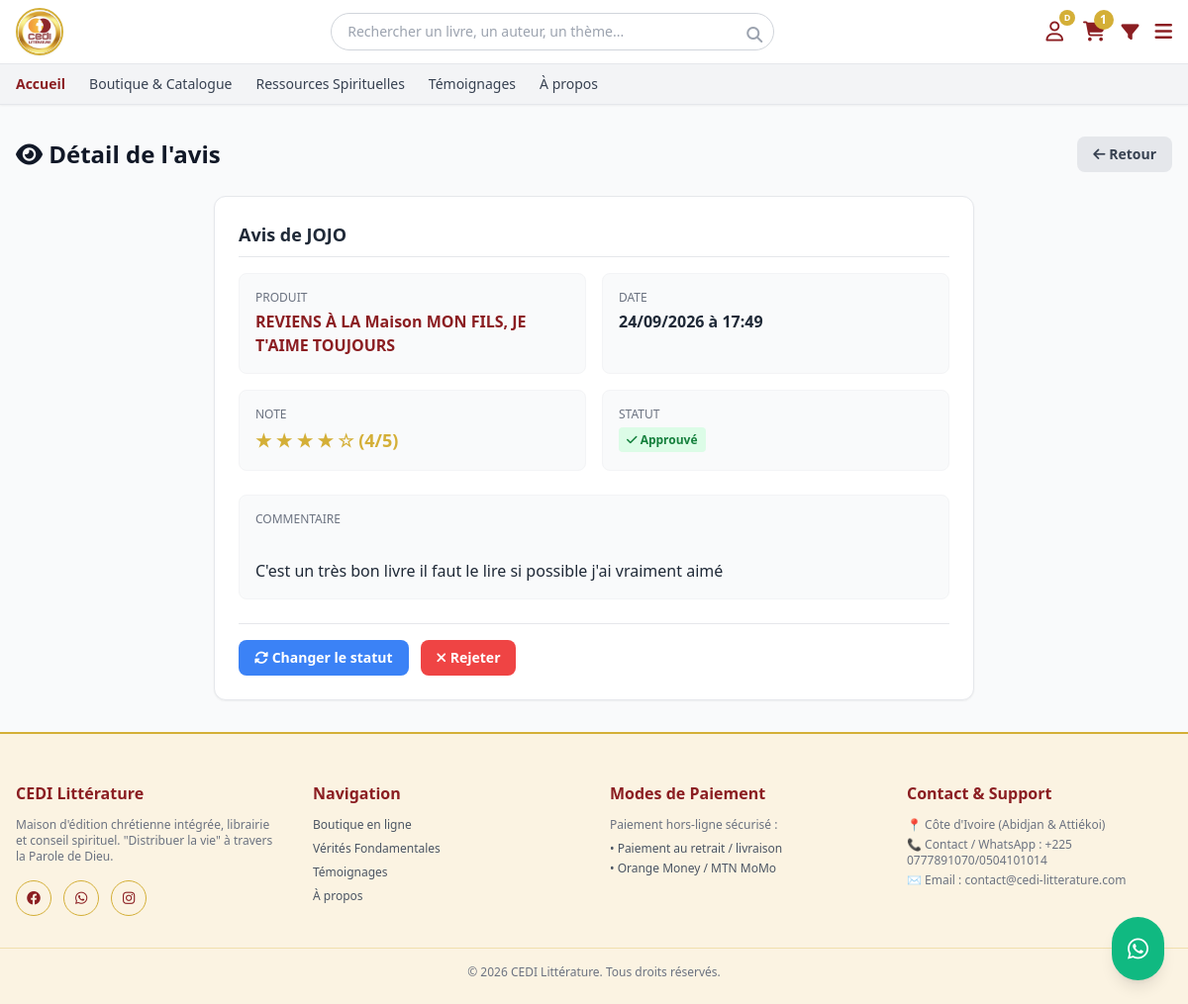
The page /admin_avis/detail/1/ (signed in) on the database its author committed.
### appcedi/models.py (models this page shows, shortened)
class AvisClient(models.Model):
    STATUT_CHOICES = [
        ('en_attente', 'En attente'),
        ('approuve', 'Approuvé'),
        ('rejete', 'Rejeté'),
    ]
    produit = models.ForeignKey('Produit', on_delete=models.CASCADE, related_name='avis')
    utilisateur = models.ForeignKey(User, on_delete=models.CASCADE)
    note = models.PositiveSmallIntegerField(default=5)  # 1 à 5
    commentaire = models.TextField(blank=True, null=True)
    statut = models.CharField(max_length=20, choices=STATUT_CHOICES, default='approuve')
    date_creation = models.DateTimeField(auto_now_add=True)

class Produit(models.Model):
    TYPES = (('livre', 'Livre'), ('bible', 'Bible'), ('cd', 'CD'), ('cadeau', 'Cadeau'))
    titre = models.CharField(max_length=255)
    auteur = models.CharField(max_length=255, blank=True, null=True)
    editeur = models.CharField(max_length=255, blank=True, null=True)
    isbn = models.CharField(max_length=20, blank=True, null=True)
    description = models.TextField()
    nombre_pages = models.PositiveIntegerField(blank=True, null=True, verbose_name="Nombre de pages")
    prix = models.IntegerField()
    poids = models.FloatField(blank=True, null=True)
    type_produit = models.CharField(max_length=20, choices=TYPES, default='livre')
    est_edition_cedi = models.BooleanField(default=False)
    quantite_stock = models.IntegerField(default=0)
    seuil_alerte = models.IntegerField(default=3)
    statut = models.BooleanField(default=True)
    categories = models.ManyToManyField(Categorie, through='ProduitCategorie', blank=True)

### appcedi/views.py (the view)
# urls.py: path('admin_avis/detail/<int:pk>/', views.detail_avis, name='detail_avis'),
@login_required
@user_passes_test(est_admin_ou_gestionnaire)
def detail_avis(request, pk):
    avis = get_object_or_404(AvisClient, pk=pk)
    return render(request, 'appcedi/admin/detail_avis.html', {'avis': avis})

### appcedi/context_processors.py (called while the page is built, shortened)
def panier_context(request):
    panier = None
    nombre_articles = 0
    souhaits_ids = []
    if request.user.is_authenticated:
        try:
            panier = Panier.objects.get(utilisateur=request.user)
        except Panier.DoesNotExist:
            pass
        souhaits_ids = list(ListeSouhaits.objects.filter(utilisateur=request.user).values_list('produit_id', flat=True))
    if panier:
        nombre_articles = sum(article.quantite for article in panier.articles.all())
    return {
        'nombre_articles_panier': nombre_articles,
        'categories_menu': Categorie.objects.all(),
        'souhaits_ids': souhaits_ids, # 👈 Ajouté ici
    }

### appcedi/views.py (called while the page is built)
def est_admin_ou_gestionnaire(user):
    return user.is_superuser or (hasattr(user, 'role') and user.role in ['admin', 'gestionnaire_stock'])

### templates/appcedi/admin/detail_avis.html (shortened to what this page needs)
{% extends 'appcedi/admin/base_admin.html' %}
{% block admin_title %}<i class="fa-solid fa-eye"></i> Détail de l'avis{% endblock %}
{% block admin_actions %}
<a href="{% url 'liste_avis' %}" class="bg-gray-200 text-gray-700 px-4 py-2 rounded-lg hover:bg-gray-300 transition text-sm font-bold">
    <i class="fa-solid fa-arrow-left"></i> Retour
</a>
{% endblock %}
{% block admin_content %}
<div class="bg-white rounded-xl shadow-sm border border-gray-200 p-6 max-w-3xl mx-auto">
    <h2 class="text-lg font-bold text-gray-800 mb-4 border-b pb-2">Avis de {{ avis.utilisateur.username }}</h2>
    <div class="grid grid-cols-1 sm:grid-cols-2 gap-4 mb-6">
        <div class="bg-gray-50 p-4 rounded-lg border border-gray-100">
            <span class="text-xs text-gray-500 uppercase block mb-1">Produit</span>
            <a href="{% url 'detail_produit' avis.produit.pk %}" target="_blank" class="font-bold text-cediRed hover:underline">
                {{ avis.produit.titre }}
            </a>
        </div>
        <div class="bg-gray-50 p-4 rounded-lg border border-gray-100">
            <span class="text-xs text-gray-500 uppercase block mb-1">Date</span>
            <span class="font-bold text-gray-800">{{ avis.date_creation|date:"d/m/Y à H:i" }}</span>
        </div>
        <div class="bg-gray-50 p-4 rounded-lg border border-gray-100">
            <span class="text-xs text-gray-500 uppercase block mb-1">Note</span>
            <span class="font-bold text-cediGold text-lg">
                {% for i in "12345"|make_list %}
                    {% if forloop.counter <= avis.note %}★{% else %}☆{% endif %}
                {% endfor %}
                ({{ avis.note }}/5)
            </span>
        </div>
        <div class="bg-gray-50 p-4 rounded-lg border border-gray-100">
            <span class="text-xs text-gray-500 uppercase block mb-1">Statut</span>
            {% if avis.statut == 'approuve' %}
                <span class="bg-green-100 text-green-700 px-2 py-1 rounded text-xs font-bold"><i class="fa-solid fa-check"></i> Approuvé</span>
            {% elif avis.statut == 'rejete' %}
                <span class="bg-red-100 text-red-700 px-2 py-1 rounded text-xs font-bold"><i class="fa-solid fa-xmark"></i> Rejeté</span>
            {% else %}
                <span class="bg-orange-100 text-orange-700 px-2 py-1 rounded text-xs font-bold"><i class="fa-solid fa-hourglass-half"></i> En attente</span>
            {% endif %}
        </div>
    </div>
    <div class="bg-gray-50 p-4 rounded-lg border border-gray-100 mb-6">
        <span class="text-xs text-gray-500 uppercase block mb-2">Commentaire</span>
        <p class="text-gray-800 whitespace-pre-line">
            {{ avis.commentaire|default:"(Aucun commentaire fourni)" }}
        </p>
    </div>
    <div class="flex flex-wrap gap-3 pt-4 border-t">
        <a href="{% url 'changer_statut_avis' avis.id %}" class="bg-blue-500 text-white px-4 py-2 rounded-lg hover:bg-blue-600 text-sm font-bold">
            <i class="fa-solid fa-rotate"></i> Changer le statut
        </a>
        {% if avis.statut != 'rejete' %}
            <a href="{% url 'rejeter_avis' avis.id %}" class="bg-red-500 text-white px-4 py-2 rounded-lg hover:bg-red-600 text-sm font-bold">
                <i class="fa-solid fa-xmark"></i> Rejeter
            </a>
        {% endif %}
    </div>
</div>
{% endblock %}

### templates/appcedi/base.html (shortened to what this page needs)
{% load static %}
<!DOCTYPE html>
<html lang="fr">
<head>
    <script src="https://cdn.tailwindcss.com"></script>
    <link rel="stylesheet" href="https://cdnjs.cloudflare.com/ajax/libs/font-awesome/6.4.0/css/all.min.css">
</head>
<body class="bg-gray-50 text-gray-800 font-sans flex flex-col min-h-screen">
<header class="bg-white shadow-sm sticky top-0 z-50">
   <div class="max-w-7xl mx-auto px-4 py-2 flex items-center justify-between gap-4">
        <a href="{% url 'accueil' %}" class="flex items-center gap-2">
          <div class="w-12 h-12 rounded-full overflow-hidden border-2 border-cediGold bg-white shadow-sm flex items-center justify-center">
          <img src="{% static 'images/logo_cedi.png' %}"
             alt="CEDI Littérature"
             class="w-full h-full object-cover"
             loading="eager">
    </div>
</a>
        <div class="hidden md:block flex-1 max-w-md mx-2" id="searchBarDesktop">
           <form class="relative" action="{% url 'liste_catalogue' %}" method="get">
                <input type="text" name="q" placeholder="Rechercher un livre, un auteur, un thème..." class="w-full pl-4 pr-10 py-2 border border-gray-300 rounded-full text-sm focus:outline-none focus:border-cediRed transition">
                <button type="submit" class="absolute right-3 top-2.5 text-gray-400 hover:text-cediRed transition">
                    <i class="fa-solid fa-magnifying-glass"></i>
                </button>
            </form>
        </div>
        <div class="flex items-center gap-4 text-gray-700" id="iconsRow">
{% if user.is_authenticated %}
    {% if user.is_superuser or user.role == 'admin' or user.role == 'gestionnaire_stock' %}
        <a href="{% url 'espace_client' %}" class="hover:text-cediRed flex items-center transition relative p-1" title="Tableau de bord">
    {% else %}
        <a href="{% url 'espace_client' %}" class="hover:text-cediRed flex items-center transition relative p-1" title="Mon Profil">
    {% endif %}
        <i class="fa-regular fa-user text-xl text-cediRed"></i>
        <span class="absolute -top-1 -right-2 bg-cediGold text-white text-[9px] font-bold h-4 w-4 flex items-center justify-center rounded-full">
            {{ user.username|slice:":1"|upper }}
        </span>
    </a>
{% else %}
    <a href="{% url 'connexion' %}" class="hover:text-cediRed flex items-center transition relative p-1" title="Se connecter">
        <i class="fa-regular fa-user text-xl text-cediRed"></i>
    </a>
{% endif %}
<a href="{% url 'voir_panier' %}" class="hover:text-cediRed relative transition" title="Mon panier">
    <i class="fa-solid fa-cart-shopping text-xl text-cediRed"></i>
    {% if nombre_articles_panier > 0 %}
        <span class="absolute -top-2 -right-2 bg-cediGold text-white text-xs w-5 h-5 rounded-full flex items-center justify-center font-bold">
            {{ nombre_articles_panier }}
        </span>
    {% endif %}
</a>
            <div class="relative">
                <button type="button" id="filterToggle" aria-label="Filtrer le catalogue" aria-expanded="false" class="hover:text-cediRed transition">
                    <i class="fa-solid fa-filter text-lg text-cediRed"></i>
                </button>
            </div>
            <div class="relative">
                <button type="button" id="menuToggle" aria-label="Ouvrir le menu" aria-expanded="false" class="hover:text-cediRed transition">
                    <i class="fa-solid fa-bars text-xl text-cediRed"></i>
                </button>
            </div>
        </div>
    </div>
    <nav class="bg-gray-100 border-t border-b border-gray-200">
        <div class="max-w-7xl mx-auto px-4 flex space-x-6 overflow-x-auto text-sm font-medium py-2.5 text-gray-700">
            <a href="/" class="text-cediRed font-bold hover:text-cediRed transition">Accueil</a>
            <a href="{% url 'liste_catalogue' %}" class="hover:text-cediRed whitespace-nowrap transition">Boutique & Catalogue</a>
            <a href="{% url 'liste_ressources' %}" class="hover:text-cediRed whitespace-nowrap transition">Ressources Spirituelles</a>
             <a href="{% url 'liste_temoignages_publics' %}" class="hover:text-cediRed whitespace-nowrap transition">Témoignages</a>
             <a href="{% url 'a_propos' %}" class="hover:text-cediRed whitespace-nowrap transition">À propos</a>
        </div>
    </nav>
</header>
    {% block content %}{% endblock %}
    <a href="https://wa.me/2250777891070" target="_blank" class="fixed bottom-6 right-6 bg-emerald-500 text-white p-4 rounded-full shadow-lg hover:bg-emerald-600 transition z-50 flex items-center justify-center hover:scale-110">
        <i class="fa-brands fa-whatsapp text-2xl"></i>
    </a>
    <footer class="bg-cediCream text-gray-600 mt-auto pt-12 pb-6 border-t-2 border-cediGold">
        <div class="max-w-7xl mx-auto px-4 grid grid-cols-1 md:grid-cols-4 gap-8 mb-8 text-sm">
            <div>
                <h5 class="text-cediRed font-bold text-base mb-3">CEDI Littérature</h5>
                <p class="text-xs text-gray-500 mb-4">Maison d'édition chrétienne intégrée, librairie et conseil spirituel. "Distribuer la vie" à travers la Parole de Dieu.</p>
                <div class="flex space-x-3 text-lg">
                    <a href="#" class="w-9 h-9 rounded-full border border-cediGold text-cediRed flex items-center justify-center hover:bg-cediGold hover:text-white transition"><i class="fa-brands fa-facebook text-sm"></i></a>
                    <a href="#" class="w-9 h-9 rounded-full border border-cediGold text-cediRed flex items-center justify-center hover:bg-cediGold hover:text-white transition"><i class="fa-brands fa-whatsapp text-sm"></i></a>
                    <a href="#" class="w-9 h-9 rounded-full border border-cediGold text-cediRed flex items-center justify-center hover:bg-cediGold hover:text-white transition"><i class="fa-brands fa-instagram text-sm"></i></a>
                </div>
            </div>
            <div>
                <h5 class="text-cediRed font-bold text-base mb-3">Navigation</h5>
                <ul class="space-y-2 text-xs">
                    <li><a href="{% url 'liste_catalogue' %}" class="hover:text-cediRed transition">Boutique en ligne</a></li>
                    <li><a href="{% url 'liste_ressources' %}" class="hover:text-cediRed transition">Vérités Fondamentales</a></li>
                    <li><a href="{% url 'liste_temoignages_publics' %}" class="hover:text-cediRed whitespace-nowrap transition">Témoignages</a></li>
                    <li><a href="{% url 'a_propos' %}" class="hover:text-cediRed whitespace-nowrap transition">À propos</a></li>
                </ul>
            </div>
            <div>
                <h5 class="text-cediRed font-bold text-base mb-3">Modes de Paiement</h5>
                <p class="text-xs text-gray-500 mb-2">Paiement hors-ligne sécurisé :</p>
                <ul class="space-y-1 text-xs text-gray-600">
                    <li>• Paiement au retrait / livraison</li>
                    <li>• Orange Money / MTN MoMo</li>
                </ul>
            </div>
            <div>
                <h5 class="text-cediRed font-bold text-base mb-3">Contact & Support</h5>
                <p class="text-xs text-gray-500 mb-1">📍 Côte d'Ivoire (Abidjan & Attiékoi)</p>
                <p class="text-xs text-gray-500 mb-1">📞 Contact / WhatsApp : +225 0777891070/0504101014</p>
                <p class="text-xs text-gray-500">✉️ Email : contact@cedi-litterature.com</p>
            </div>
        </div>
        <div class="max-w-7xl mx-auto px-4 border-t border-cediGold/30 pt-4 text-center text-xs text-gray-500">
            <p>&copy; 2026 CEDI Littérature. Tous droits réservés.</p>
        </div>
    </footer>
</body>
</html>

### rows shown on the page
AvisClient: utilisateur.username "JOJO", produit.titre "REVIENS À LA Maison MON FILS, JE T'AIME TOUJOURS", date_creation "24/09/2026 à 17:49", note "4", commentaire "C'est un très bon livre il faut le lire si possible j'ai vraiment aimé"

### other values the page prints
{{ user.username|slice:":1"|upper }} "D"
{{ nombre_articles_panier }} "1"
